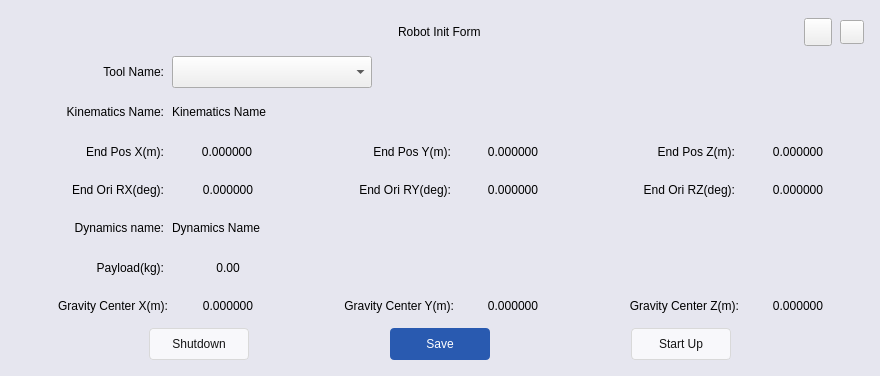
<?xml version="1.0" encoding="UTF-8"?>
<ui version="4.0">
 <class>RobotInitForm</class>
 <widget class="QWidget" name="RobotInitForm">
  <property name="geometry">
   <rect>
    <x>0</x>
    <y>0</y>
    <width>880</width>
    <height>376</height>
   </rect>
  </property>
  <property name="minimumSize">
   <size>
    <width>880</width>
    <height>376</height>
   </size>
  </property>
  <property name="focusPolicy">
   <enum>Qt::ClickFocus</enum>
  </property>
  <property name="windowTitle">
   <string>Form</string>
  </property>
  <property name="styleSheet">
   <string notr="true">QWidget#RobotInitForm {
	background: rgb(230, 230, 239);
}

QPushButton#pbn_close{
    border-image: url(:/titlebar/image/titlebar/close.png);
}

QPushButton#pbn_logout{
    border-image: url(:/titlebar/image/titlebar/logout.png);
}

QPushButton#pbn_save {
	background: rgb(41, 90, 176);
	border-radius: 4px;
	color: rgb(255, 255, 255);
}

QPushButton#pbn_shutdown,
QPushButton#pbn_startUp {
	border: 1px solid rgb(217, 217, 217);
	border-radius: 4px;
	background: rgb(248, 248, 251);
	color: rgb(20, 20, 20);
}</string>
  </property>
  <layout class="QGridLayout" name="gridLayout_4">
   <property name="leftMargin">
    <number>16</number>
   </property>
   <property name="topMargin">
    <number>16</number>
   </property>
   <property name="rightMargin">
    <number>16</number>
   </property>
   <property name="bottomMargin">
    <number>16</number>
   </property>
   <property name="spacing">
    <number>8</number>
   </property>
   <item row="0" column="0">
    <layout class="QHBoxLayout" name="horizontalLayout_2">
     <property name="leftMargin">
      <number>66</number>
     </property>
     <item>
      <spacer name="horizontalSpacer_2">
       <property name="orientation">
        <enum>Qt::Horizontal</enum>
       </property>
       <property name="sizeHint" stdset="0">
        <size>
         <width>40</width>
         <height>20</height>
        </size>
       </property>
      </spacer>
     </item>
     <item>
      <widget class="QLabel" name="label">
       <property name="minimumSize">
        <size>
         <width>0</width>
         <height>32</height>
        </size>
       </property>
       <property name="maximumSize">
        <size>
         <width>16777215</width>
         <height>32</height>
        </size>
       </property>
       <property name="text">
        <string>Robot Init Form</string>
       </property>
      </widget>
     </item>
     <item>
      <spacer name="horizontalSpacer">
       <property name="orientation">
        <enum>Qt::Horizontal</enum>
       </property>
       <property name="sizeHint" stdset="0">
        <size>
         <width>40</width>
         <height>20</height>
        </size>
       </property>
      </spacer>
     </item>
     <item>
      <widget class="QPushButton" name="pbn_logout">
       <property name="minimumSize">
        <size>
         <width>28</width>
         <height>28</height>
        </size>
       </property>
       <property name="maximumSize">
        <size>
         <width>28</width>
         <height>28</height>
        </size>
       </property>
       <property name="text">
        <string/>
       </property>
      </widget>
     </item>
     <item>
      <layout class="QGridLayout" name="gridLayout_3">
       <property name="leftMargin">
        <number>0</number>
       </property>
       <property name="topMargin">
        <number>3</number>
       </property>
       <property name="bottomMargin">
        <number>3</number>
       </property>
       <item row="0" column="0">
        <widget class="QPushButton" name="pbn_close">
         <property name="minimumSize">
          <size>
           <width>24</width>
           <height>24</height>
          </size>
         </property>
         <property name="maximumSize">
          <size>
           <width>24</width>
           <height>24</height>
          </size>
         </property>
         <property name="text">
          <string/>
         </property>
        </widget>
       </item>
      </layout>
     </item>
    </layout>
   </item>
   <item row="1" column="0">
    <layout class="QHBoxLayout" name="horizontalLayout_4">
     <item>
      <widget class="QLabel" name="lbl_2">
       <property name="minimumSize">
        <size>
         <width>148</width>
         <height>32</height>
        </size>
       </property>
       <property name="maximumSize">
        <size>
         <width>148</width>
         <height>32</height>
        </size>
       </property>
       <property name="text">
        <string notr="true">Tool Name:</string>
       </property>
       <property name="alignment">
        <set>Qt::AlignRight|Qt::AlignTrailing|Qt::AlignVCenter</set>
       </property>
      </widget>
     </item>
     <item>
      <widget class="ComboBox" name="cmb_toolName">
       <property name="sizePolicy">
        <sizepolicy hsizetype="Maximum" vsizetype="Fixed">
         <horstretch>0</horstretch>
         <verstretch>0</verstretch>
        </sizepolicy>
       </property>
       <property name="minimumSize">
        <size>
         <width>200</width>
         <height>32</height>
        </size>
       </property>
       <property name="maximumSize">
        <size>
         <width>200</width>
         <height>32</height>
        </size>
       </property>
      </widget>
     </item>
     <item>
      <spacer name="horizontalSpacer_5">
       <property name="orientation">
        <enum>Qt::Horizontal</enum>
       </property>
       <property name="sizeHint" stdset="0">
        <size>
         <width>40</width>
         <height>20</height>
        </size>
       </property>
      </spacer>
     </item>
    </layout>
   </item>
   <item row="2" column="0">
    <layout class="QHBoxLayout" name="horizontalLayout_6">
     <item>
      <widget class="QLabel" name="lbl_11">
       <property name="minimumSize">
        <size>
         <width>148</width>
         <height>32</height>
        </size>
       </property>
       <property name="maximumSize">
        <size>
         <width>148</width>
         <height>32</height>
        </size>
       </property>
       <property name="text">
        <string notr="true">Kinematics Name:</string>
       </property>
       <property name="alignment">
        <set>Qt::AlignRight|Qt::AlignTrailing|Qt::AlignVCenter</set>
       </property>
      </widget>
     </item>
     <item>
      <widget class="QLabel" name="lbl_kinematicsName">
       <property name="minimumSize">
        <size>
         <width>200</width>
         <height>32</height>
        </size>
       </property>
       <property name="maximumSize">
        <size>
         <width>200</width>
         <height>32</height>
        </size>
       </property>
       <property name="text">
        <string notr="true">Kinematics Name</string>
       </property>
      </widget>
     </item>
     <item>
      <spacer name="horizontalSpacer_7">
       <property name="orientation">
        <enum>Qt::Horizontal</enum>
       </property>
       <property name="sizeHint" stdset="0">
        <size>
         <width>40</width>
         <height>20</height>
        </size>
       </property>
      </spacer>
     </item>
    </layout>
   </item>
   <item row="3" column="0">
    <layout class="QGridLayout" name="gridLayout">
     <item row="0" column="0">
      <widget class="QLabel" name="lbl_4">
       <property name="minimumSize">
        <size>
         <width>148</width>
         <height>32</height>
        </size>
       </property>
       <property name="maximumSize">
        <size>
         <width>148</width>
         <height>32</height>
        </size>
       </property>
       <property name="text">
        <string notr="true">End Pos X(m):</string>
       </property>
       <property name="alignment">
        <set>Qt::AlignRight|Qt::AlignTrailing|Qt::AlignVCenter</set>
       </property>
      </widget>
     </item>
     <item row="0" column="1">
      <widget class="QLabel" name="lbl_endPosX">
       <property name="minimumSize">
        <size>
         <width>132</width>
         <height>32</height>
        </size>
       </property>
       <property name="maximumSize">
        <size>
         <width>132</width>
         <height>32</height>
        </size>
       </property>
       <property name="text">
        <string notr="true">0.000000</string>
       </property>
       <property name="alignment">
        <set>Qt::AlignCenter</set>
       </property>
      </widget>
     </item>
     <item row="0" column="2">
      <widget class="QLabel" name="lbl_5">
       <property name="minimumSize">
        <size>
         <width>148</width>
         <height>32</height>
        </size>
       </property>
       <property name="maximumSize">
        <size>
         <width>148</width>
         <height>32</height>
        </size>
       </property>
       <property name="text">
        <string notr="true">End Pos Y(m):</string>
       </property>
       <property name="alignment">
        <set>Qt::AlignRight|Qt::AlignTrailing|Qt::AlignVCenter</set>
       </property>
      </widget>
     </item>
     <item row="0" column="3">
      <widget class="QLabel" name="lbl_endPosY">
       <property name="minimumSize">
        <size>
         <width>132</width>
         <height>32</height>
        </size>
       </property>
       <property name="maximumSize">
        <size>
         <width>132</width>
         <height>32</height>
        </size>
       </property>
       <property name="text">
        <string notr="true">0.000000</string>
       </property>
       <property name="alignment">
        <set>Qt::AlignCenter</set>
       </property>
      </widget>
     </item>
     <item row="0" column="4">
      <widget class="QLabel" name="lbl_6">
       <property name="minimumSize">
        <size>
         <width>148</width>
         <height>32</height>
        </size>
       </property>
       <property name="maximumSize">
        <size>
         <width>148</width>
         <height>32</height>
        </size>
       </property>
       <property name="text">
        <string notr="true">End Pos Z(m):</string>
       </property>
       <property name="alignment">
        <set>Qt::AlignRight|Qt::AlignTrailing|Qt::AlignVCenter</set>
       </property>
      </widget>
     </item>
     <item row="0" column="5">
      <widget class="QLabel" name="lbl_endPosZ">
       <property name="minimumSize">
        <size>
         <width>132</width>
         <height>32</height>
        </size>
       </property>
       <property name="maximumSize">
        <size>
         <width>132</width>
         <height>32</height>
        </size>
       </property>
       <property name="text">
        <string notr="true">0.000000</string>
       </property>
       <property name="alignment">
        <set>Qt::AlignCenter</set>
       </property>
      </widget>
     </item>
     <item row="1" column="0">
      <widget class="QLabel" name="lbl_7">
       <property name="minimumSize">
        <size>
         <width>148</width>
         <height>32</height>
        </size>
       </property>
       <property name="maximumSize">
        <size>
         <width>148</width>
         <height>32</height>
        </size>
       </property>
       <property name="text">
        <string notr="true">End Ori RX(deg):</string>
       </property>
       <property name="alignment">
        <set>Qt::AlignRight|Qt::AlignTrailing|Qt::AlignVCenter</set>
       </property>
      </widget>
     </item>
     <item row="1" column="1">
      <widget class="QLabel" name="lbl_endOriRX">
       <property name="minimumSize">
        <size>
         <width>134</width>
         <height>32</height>
        </size>
       </property>
       <property name="maximumSize">
        <size>
         <width>134</width>
         <height>32</height>
        </size>
       </property>
       <property name="text">
        <string notr="true">0.000000</string>
       </property>
       <property name="alignment">
        <set>Qt::AlignCenter</set>
       </property>
      </widget>
     </item>
     <item row="1" column="2">
      <widget class="QLabel" name="lbl_8">
       <property name="minimumSize">
        <size>
         <width>148</width>
         <height>32</height>
        </size>
       </property>
       <property name="maximumSize">
        <size>
         <width>148</width>
         <height>32</height>
        </size>
       </property>
       <property name="text">
        <string notr="true">End Ori RY(deg):</string>
       </property>
       <property name="alignment">
        <set>Qt::AlignRight|Qt::AlignTrailing|Qt::AlignVCenter</set>
       </property>
      </widget>
     </item>
     <item row="1" column="3">
      <widget class="QLabel" name="lbl_endOriRY">
       <property name="minimumSize">
        <size>
         <width>132</width>
         <height>32</height>
        </size>
       </property>
       <property name="maximumSize">
        <size>
         <width>132</width>
         <height>32</height>
        </size>
       </property>
       <property name="text">
        <string notr="true">0.000000</string>
       </property>
       <property name="alignment">
        <set>Qt::AlignCenter</set>
       </property>
      </widget>
     </item>
     <item row="1" column="4">
      <widget class="QLabel" name="lbl_9">
       <property name="minimumSize">
        <size>
         <width>148</width>
         <height>32</height>
        </size>
       </property>
       <property name="maximumSize">
        <size>
         <width>148</width>
         <height>32</height>
        </size>
       </property>
       <property name="text">
        <string notr="true">End Ori RZ(deg):</string>
       </property>
       <property name="alignment">
        <set>Qt::AlignRight|Qt::AlignTrailing|Qt::AlignVCenter</set>
       </property>
      </widget>
     </item>
     <item row="1" column="5">
      <widget class="QLabel" name="lbl_endOriRZ">
       <property name="minimumSize">
        <size>
         <width>132</width>
         <height>32</height>
        </size>
       </property>
       <property name="maximumSize">
        <size>
         <width>132</width>
         <height>32</height>
        </size>
       </property>
       <property name="text">
        <string notr="true">0.000000</string>
       </property>
       <property name="alignment">
        <set>Qt::AlignCenter</set>
       </property>
      </widget>
     </item>
    </layout>
   </item>
   <item row="4" column="0">
    <layout class="QHBoxLayout" name="horizontalLayout_5">
     <item>
      <widget class="QLabel" name="lbl_10">
       <property name="minimumSize">
        <size>
         <width>148</width>
         <height>32</height>
        </size>
       </property>
       <property name="maximumSize">
        <size>
         <width>148</width>
         <height>32</height>
        </size>
       </property>
       <property name="text">
        <string>Dynamics name:</string>
       </property>
       <property name="alignment">
        <set>Qt::AlignRight|Qt::AlignTrailing|Qt::AlignVCenter</set>
       </property>
      </widget>
     </item>
     <item>
      <widget class="QLabel" name="lbl_dynamicsName">
       <property name="minimumSize">
        <size>
         <width>200</width>
         <height>32</height>
        </size>
       </property>
       <property name="maximumSize">
        <size>
         <width>200</width>
         <height>32</height>
        </size>
       </property>
       <property name="text">
        <string notr="true">Dynamics Name</string>
       </property>
      </widget>
     </item>
     <item>
      <spacer name="horizontalSpacer_6">
       <property name="orientation">
        <enum>Qt::Horizontal</enum>
       </property>
       <property name="sizeHint" stdset="0">
        <size>
         <width>40</width>
         <height>20</height>
        </size>
       </property>
      </spacer>
     </item>
    </layout>
   </item>
   <item row="5" column="0">
    <layout class="QGridLayout" name="gridLayout_2">
     <item row="0" column="0">
      <widget class="QLabel" name="lbl_21">
       <property name="sizePolicy">
        <sizepolicy hsizetype="Fixed" vsizetype="Fixed">
         <horstretch>0</horstretch>
         <verstretch>0</verstretch>
        </sizepolicy>
       </property>
       <property name="minimumSize">
        <size>
         <width>148</width>
         <height>32</height>
        </size>
       </property>
       <property name="maximumSize">
        <size>
         <width>148</width>
         <height>32</height>
        </size>
       </property>
       <property name="layoutDirection">
        <enum>Qt::LeftToRight</enum>
       </property>
       <property name="text">
        <string notr="true">Payload(kg):</string>
       </property>
       <property name="alignment">
        <set>Qt::AlignRight|Qt::AlignTrailing|Qt::AlignVCenter</set>
       </property>
      </widget>
     </item>
     <item row="0" column="1">
      <widget class="QLabel" name="lbl_payload">
       <property name="sizePolicy">
        <sizepolicy hsizetype="Fixed" vsizetype="Fixed">
         <horstretch>0</horstretch>
         <verstretch>0</verstretch>
        </sizepolicy>
       </property>
       <property name="minimumSize">
        <size>
         <width>132</width>
         <height>32</height>
        </size>
       </property>
       <property name="maximumSize">
        <size>
         <width>132</width>
         <height>32</height>
        </size>
       </property>
       <property name="layoutDirection">
        <enum>Qt::LeftToRight</enum>
       </property>
       <property name="text">
        <string notr="true">0.00</string>
       </property>
       <property name="alignment">
        <set>Qt::AlignCenter</set>
       </property>
      </widget>
     </item>
     <item row="1" column="0">
      <widget class="QLabel" name="lbl_13">
       <property name="sizePolicy">
        <sizepolicy hsizetype="Fixed" vsizetype="Fixed">
         <horstretch>0</horstretch>
         <verstretch>0</verstretch>
        </sizepolicy>
       </property>
       <property name="minimumSize">
        <size>
         <width>152</width>
         <height>32</height>
        </size>
       </property>
       <property name="maximumSize">
        <size>
         <width>152</width>
         <height>32</height>
        </size>
       </property>
       <property name="layoutDirection">
        <enum>Qt::LeftToRight</enum>
       </property>
       <property name="text">
        <string notr="true">Gravity Center X(m):</string>
       </property>
       <property name="alignment">
        <set>Qt::AlignRight|Qt::AlignTrailing|Qt::AlignVCenter</set>
       </property>
      </widget>
     </item>
     <item row="1" column="1">
      <widget class="QLabel" name="lbl_gravityCenterX">
       <property name="sizePolicy">
        <sizepolicy hsizetype="Fixed" vsizetype="Fixed">
         <horstretch>0</horstretch>
         <verstretch>0</verstretch>
        </sizepolicy>
       </property>
       <property name="minimumSize">
        <size>
         <width>132</width>
         <height>32</height>
        </size>
       </property>
       <property name="maximumSize">
        <size>
         <width>132</width>
         <height>32</height>
        </size>
       </property>
       <property name="layoutDirection">
        <enum>Qt::LeftToRight</enum>
       </property>
       <property name="text">
        <string notr="true">0.000000</string>
       </property>
       <property name="alignment">
        <set>Qt::AlignCenter</set>
       </property>
      </widget>
     </item>
     <item row="1" column="2">
      <widget class="QLabel" name="lbl_19">
       <property name="sizePolicy">
        <sizepolicy hsizetype="Fixed" vsizetype="Fixed">
         <horstretch>0</horstretch>
         <verstretch>0</verstretch>
        </sizepolicy>
       </property>
       <property name="minimumSize">
        <size>
         <width>152</width>
         <height>32</height>
        </size>
       </property>
       <property name="maximumSize">
        <size>
         <width>152</width>
         <height>32</height>
        </size>
       </property>
       <property name="layoutDirection">
        <enum>Qt::LeftToRight</enum>
       </property>
       <property name="text">
        <string notr="true">Gravity Center Y(m):</string>
       </property>
       <property name="alignment">
        <set>Qt::AlignRight|Qt::AlignTrailing|Qt::AlignVCenter</set>
       </property>
      </widget>
     </item>
     <item row="1" column="3">
      <widget class="QLabel" name="lbl_gravityCenterY">
       <property name="sizePolicy">
        <sizepolicy hsizetype="Fixed" vsizetype="Fixed">
         <horstretch>0</horstretch>
         <verstretch>0</verstretch>
        </sizepolicy>
       </property>
       <property name="minimumSize">
        <size>
         <width>132</width>
         <height>32</height>
        </size>
       </property>
       <property name="maximumSize">
        <size>
         <width>132</width>
         <height>32</height>
        </size>
       </property>
       <property name="layoutDirection">
        <enum>Qt::LeftToRight</enum>
       </property>
       <property name="text">
        <string notr="true">0.000000</string>
       </property>
       <property name="alignment">
        <set>Qt::AlignCenter</set>
       </property>
      </widget>
     </item>
     <item row="1" column="4">
      <widget class="QLabel" name="lbl_20">
       <property name="sizePolicy">
        <sizepolicy hsizetype="Fixed" vsizetype="Fixed">
         <horstretch>0</horstretch>
         <verstretch>0</verstretch>
        </sizepolicy>
       </property>
       <property name="minimumSize">
        <size>
         <width>152</width>
         <height>32</height>
        </size>
       </property>
       <property name="maximumSize">
        <size>
         <width>152</width>
         <height>32</height>
        </size>
       </property>
       <property name="layoutDirection">
        <enum>Qt::LeftToRight</enum>
       </property>
       <property name="text">
        <string notr="true">Gravity Center Z(m):</string>
       </property>
       <property name="alignment">
        <set>Qt::AlignRight|Qt::AlignTrailing|Qt::AlignVCenter</set>
       </property>
      </widget>
     </item>
     <item row="1" column="5">
      <widget class="QLabel" name="lbl_gravityCenterZ">
       <property name="sizePolicy">
        <sizepolicy hsizetype="Fixed" vsizetype="Fixed">
         <horstretch>0</horstretch>
         <verstretch>0</verstretch>
        </sizepolicy>
       </property>
       <property name="minimumSize">
        <size>
         <width>132</width>
         <height>32</height>
        </size>
       </property>
       <property name="maximumSize">
        <size>
         <width>132</width>
         <height>32</height>
        </size>
       </property>
       <property name="layoutDirection">
        <enum>Qt::LeftToRight</enum>
       </property>
       <property name="text">
        <string notr="true">0.000000</string>
       </property>
       <property name="alignment">
        <set>Qt::AlignCenter</set>
       </property>
      </widget>
     </item>
    </layout>
   </item>
   <item row="6" column="0">
    <layout class="QHBoxLayout" name="horizontalLayout">
     <item>
      <widget class="QPushButton" name="pbn_shutdown">
       <property name="minimumSize">
        <size>
         <width>100</width>
         <height>32</height>
        </size>
       </property>
       <property name="maximumSize">
        <size>
         <width>100</width>
         <height>32</height>
        </size>
       </property>
       <property name="text">
        <string notr="true">Shutdown</string>
       </property>
      </widget>
     </item>
     <item>
      <widget class="QPushButton" name="pbn_save">
       <property name="minimumSize">
        <size>
         <width>100</width>
         <height>32</height>
        </size>
       </property>
       <property name="maximumSize">
        <size>
         <width>100</width>
         <height>32</height>
        </size>
       </property>
       <property name="text">
        <string notr="true">Save</string>
       </property>
      </widget>
     </item>
     <item>
      <widget class="QPushButton" name="pbn_startUp">
       <property name="enabled">
        <bool>false</bool>
       </property>
       <property name="sizePolicy">
        <sizepolicy hsizetype="Fixed" vsizetype="Fixed">
         <horstretch>0</horstretch>
         <verstretch>0</verstretch>
        </sizepolicy>
       </property>
       <property name="minimumSize">
        <size>
         <width>100</width>
         <height>32</height>
        </size>
       </property>
       <property name="maximumSize">
        <size>
         <width>100</width>
         <height>32</height>
        </size>
       </property>
       <property name="styleSheet">
        <string notr="true"/>
       </property>
       <property name="text">
        <string notr="true">Start Up</string>
       </property>
      </widget>
     </item>
    </layout>
   </item>
  </layout>
 </widget>
 <customwidgets>
  <customwidget>
   <class>ComboBox</class>
   <extends>QComboBox</extends>
   <header>combobox.h</header>
  </customwidget>
 </customwidgets>
 <resources/>
 <connections/>
</ui>
